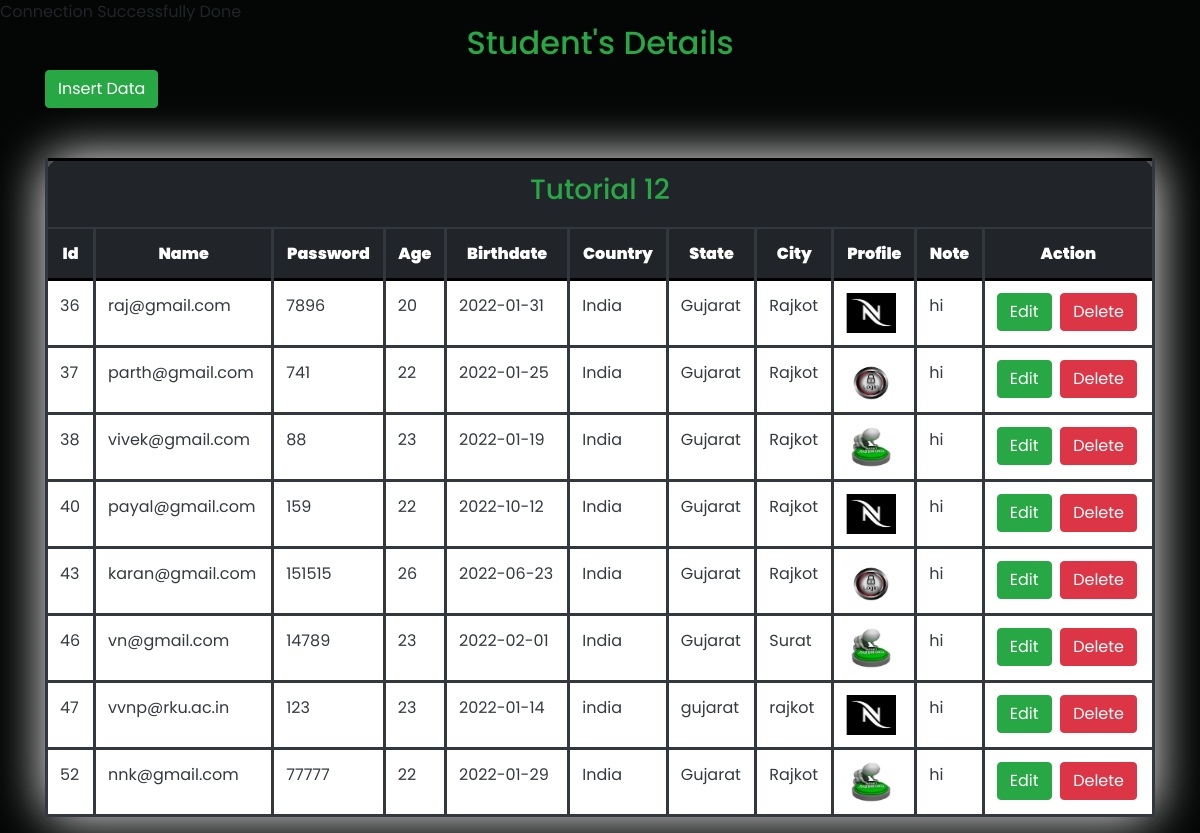
Screenshot of /tutorials/tutorial12/index.php with the database file from the repository.
### tables this page shows
CREATE TABLE `userdatadetail` (
  `id` bigint(20) NOT NULL,
  `username` varchar(25) NOT NULL,
  `password` int(255) NOT NULL,
  `age` int(30) NOT NULL,
  `birthdate` date NOT NULL,
  `country` varchar(30) NOT NULL,
  `state` varchar(30) NOT NULL,
  `city` varchar(30) NOT NULL,
  `profile` varchar(255) NOT NULL,
  `note` varchar(255) NOT NULL
);

### tutorials/tutorial12/index.php (the view, shortened to what this page needs)
<?php
require 'connect.php';
?>
<!DOCTYPE html>
<html lang="en">
<head>
    <link rel="stylesheet" href="https://maxcdn.bootstrapcdn.com/bootstrap/4.0.0/css/bootstrap.min.css">
    <link rel="stylesheet" type="text/css" href="../css/style.css">
</head>
<body bgcolor="black">
<div class="container">
 <table  class="table table-hover table-dark text-white" border="5" align="center" style="width:100%;" "height:100%;">
  <thead>
  <tr align="center" >
    <th colspan="12" style="margin-top:20px;" class="text-success text-center"><b><h3>Tutorial 12</h3></b> </th>
  </tr>
  </thead>
  <thead >
  <h2 class="text-success" align="center">Student's Details</h2>
 <a href="registration.php" class="link-primary"><button type="button" class="btn btn-success">Insert Data</button></a>
    <tr>
      <th style="text-align:center" ><b>Id</b></th>
      <th style="text-align:center" ><b>Name</b></th>
      <th style="text-align:center" ><b>Password</b></th>
      <th style="text-align:center" ><b>Age</b></th>
      <th style="text-align:center" ><b>Birthdate</b></th>
      <th style="text-align:center" ><b>Country</b></th>
      <th style="text-align:center" ><b>State</b></th>
      <th style="text-align:center" ><b>City</b></th>
      <th style="text-align:center" ><b>Profile</b></th>
      <th style="text-align:center" ><b>Note</b></th>
      <th style="text-align:center" ><b>Action</b></th>
    </tr>
  </thead>
  <?php
            $sql = "select id,username,password,age,birthdate,country,state,city,profile,note from userdatadetail";
    		$result = $db->query($sql);
            while ($row = $result->fetch_assoc())
            {
            ?>
        <tbody class="table table-dark text-dark">
            <tr>
                    <td><?=$row['id']?></td>
                    <td><?=$row['username']?></td>
                    <td><?=$row['password']?></td>
                    <td><?=$row['age']?></td>
                    <td><?=$row['birthdate']?></td>
                    <td><?=$row['country']?></td>
                    <td><?=$row['state']?></td>
                    <td><?=$row['city']?></td>
                    <td><img src="pic/<?= $row['profile'];?>" width="50" height="40"></td>
                    <td><?=$row['note']?></td>
                    <td>
                        <a href="registration.php?id=<?=$row['id'];?>" ><button type="button" class="btn btn-success">Edit</button></a>&nbsp;
                        <a href="user_delete.php?id=<?=$row['id'];?>"><button type="button" id="btn8" onclick="return confirm ('Do You Want to Delete ???')" class="btn btn-danger">Delete</button>
                    </td>
            </tr>
        </tbody>
            <?php
            	}
            ?>
    	</table>
    </div>
</body>
</html>

### tutorials/css/style.css (style rules this page uses)
body { font-family: 'Poppins', sans-serif; background-color: #040505 ; }
table { margin-top:50px; margin-bottom:50px; }
.table, th, td { border: 3px solid black; }

### tutorials/tutorial12/index.php (style rules this page uses)
table { color:white; max-width:100%; text-align:left; border-radius:20px; border:10px double #4caf50; margin-top:50px; margin-bottom:50px; box-shadow:0 0 50px white,0 0 10px black,0 0 10px black; border-spacing:0; }

### rows the page displays
userdatadetail: id "36", username "raj@gmail.com", password "7896", age "20", birthdate "2022-01-31", country "India", state "Gujarat", city "Rajkot", profile (picture), note "hi"
userdatadetail: id "37", username "parth@gmail.com", password "741", age "22", birthdate "2022-01-25", country "India", state "Gujarat", city "Rajkot", profile (picture), note "hi"
userdatadetail: id "38", username "vivek@gmail.com", password "88", age "23", birthdate "2022-01-19", country "India", state "Gujarat", city "Rajkot", profile (picture), note "hi"
userdatadetail: id "40", username "payal@gmail.com", password "159", age "22", birthdate "2022-10-12", country "India", state "Gujarat", city "Rajkot", profile (picture), note "hi"
userdatadetail: id "43", username "karan@gmail.com", password "151515", age "26", birthdate "2022-06-23", country "India", state "Gujarat", city "Rajkot", profile (picture), note "hi"
userdatadetail: id "46", username "vn@gmail.com", password "14789", age "23", birthdate "2022-02-01", country "India", state "Gujarat", city "Surat", profile (picture), note "hi"
userdatadetail: id "47", username "vvnp@rku.ac.in", password "123", age "23", birthdate "2022-01-14", country "india", state "gujarat", city "rajkot", profile (picture), note "hi"
userdatadetail: id "52", username "nnk@gmail.com", password "77777", age "22", birthdate "2022-01-29", country "India", state "Gujarat", city "Rajkot", profile (picture), note "hi"
